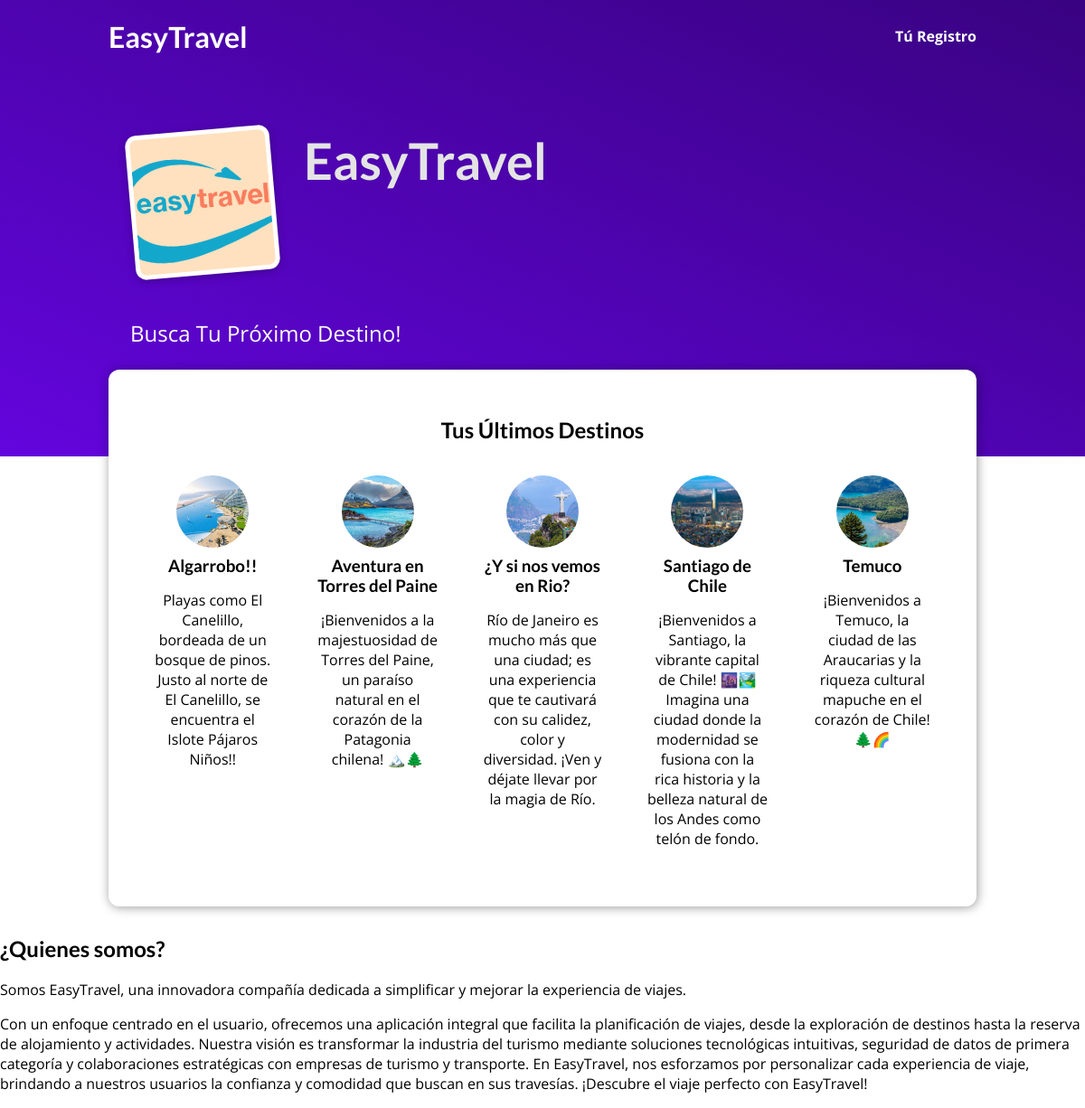
The page / on the database its author committed.
### blog/models.py (models this page shows)
class Post(models.Model):
    title = models.CharField(max_length=150)
    excerpt = models.CharField(max_length=200)
    image_name = models.CharField(max_length=100)
    date = models.DateField(auto_now=True)
    slug = models.SlugField(unique=True, db_index=True)
    content = models.TextField(validators=[MinLengthValidator(10)])
    author = models.ForeignKey(
        Author, on_delete=models.SET_NULL, null=True, related_name="posts"
    )
    tags = models.ManyToManyField(Tag)

### blog/views.py (the view)
# urls.py: path("", views.starting_page, name="starting-page"),
def starting_page(request):
    latest_posts = Post.objects.all().order_by("-date")[:6]
    return render(request, "blog/index.html", {"posts": latest_posts})

### blog/templates/blog/index.html (shortened to what this page needs)
{% extends "base.html" %}
{% load static %}
{% block css_files %}
    <link rel="stylesheet" href="{% static "blog/post.css" %} "/>
    <link rel="stylesheet" href="{% static "blog/index.css" %}"/>
{% endblock  %}
{% block content %}
    <section id="welcome">
        <header>
            <img src="{% static "blog/images/LOGO_1.png" %} " alt="Oscar - The Author Of This Blog"/>
            <h2>EasyTravel</h2>
        </header>
        <p>Busca Tu Próximo Destino!</p>
    </section>
    <section id="latest-posts">
        <h2>Tus Últimos Destinos  </h2>
        <ul>
            {% for post in posts  %}
                {% include "blog/includes/post.html" %}
            {% endfor %}
        </ul>
    </section>
    <section>
        <h2>¿Quienes somos?</h2>
        <p>
            Somos EasyTravel, una innovadora compañía dedicada a simplificar y mejorar la experiencia de viajes. </p>
        <p>Con un enfoque centrado en el usuario, ofrecemos una aplicación integral que facilita la planificación de viajes, desde la exploración de destinos hasta la reserva de alojamiento y actividades. Nuestra visión es transformar la industria del turismo mediante soluciones tecnológicas intuitivas, seguridad de datos de primera categoría y colaboraciones estratégicas con empresas de turismo y transporte. En EasyTravel, nos esforzamos por personalizar cada experiencia de viaje, brindando a nuestros usuarios la confianza y comodidad que buscan en sus travesías. ¡Descubre el viaje perfecto con EasyTravel!</p>
    </section>
{% endblock  %}

### templates/base.html (shortened to what this page needs)
{% load static %}
<!DOCTYPE html>
<html lang="en">
<head>
    <link rel="stylesheet" href=" {% static "app.css" %} ">
    {% block css_files %}{% endblock  %}
</head>
<body>
    <header id="main-navigation">
        <h1><a href="{% url "starting-page" %}">EasyTravel</a></h1>
        <nav>
            <a href="{% url "posts-page" %}">Tú Registro</a>
        </nav>
        </header>
    {% block content  %}{% endblock  %}
</body>
</html>

### blog/templates/blog/includes/post.html
{% load static %}
<li>
    <article class="post">
        <a href="{% url "post-detail-page" post.slug %}">
        <img src="{% static "blog/images/"|add:post.image_name %}" alt="{{post.title}}"/>
        <div class="post__content">
            <h3>{{post.title}}</h3>
            <p> {{post.excerpt}}</p>
        </div>
    </a>
    </article>
   </li>

### static/app.css (style rules this page uses)
* { box-sizing: border-box; }
html { font-family: 'Open Sans', 'Lato', sans-serif; }
body { margin: 0; }
h1, h2, h3 { font-family: 'Lato', sans-serif; font-weight: bold; }
#main-navigation { width: 100%; height: 5rem; display: flex; justify-content: space-between; align-items: center; padding: 0 10%; position: absolute; top: 0; left: 0; }
#main-navigation a { text-decoration: none; color: white; font-weight: bold; }

### blog/static/blog/post.css (style rules this page uses)
.post { display: flex; flex-direction: column; align-items: center; text-align: center; }
.post a { text-decoration: none; color: black; transition: all 0.2s ease; padding: 1rem; }
.post img { width: 5rem; height: 5rem; object-fit: cover; border-radius: 50%; }
.post h3 { margin: 0.25rem 0; }

### blog/static/blog/index.css (style rules this page uses)
#welcome { background: linear-gradient(to right top, #6305dd, #390281); padding: 6rem 12%; }
#welcome header { display: flex; align-items: flex-start; margin: 3rem auto; }
#welcome img { width: 10rem; height: 10rem; object-fit: cover; object-position: top; border: 5px solid white; border-radius: 12px; background-color: #ffe1bf; transform: rotateZ(-5deg); box-shadow: 0 2px 8px rgba(0, 0, 0, 0.25); }
#welcome h2 { font-size: 3.5rem; margin: 0 0 0 2rem; color: #e4e4e4; width: 10rem; }
#welcome p { color: white; font-size: 1.5rem; }
#latest-posts { background-color: white; padding: 2rem; border-radius: 12px; width: 60rem; margin: -6rem auto 2rem auto; box-shadow: 1px 1px 12px rgba(0, 0, 0, 0.4); }
#latest-posts h2 { text-align: center; }
#latest-posts ul { list-style: none; margin: 0; padding: 0; display: flex; gap: 1rem; }
#latest-posts li { flex: 1; }

### rows shown on the page
Post: image_name (picture), title "Algarrobo!!", excerpt "Playas como El Canelillo, bordeada de un bosque de pinos. Justo al norte de El Canelillo, se encuentra el Islote Pájaros Niños!!"
Post: image_name (picture), title "Aventura en Torres del Paine", excerpt "¡Bienvenidos a la majestuosidad de Torres del Paine, un paraíso natural en el corazón de la Patagonia chilena! 🏔️🌲"
Post: image_name (picture), title "¿Y si nos vemos en Rio?", excerpt "Río de Janeiro es mucho más que una ciudad; es una experiencia que te cautivará con su calidez, color y diversidad. ¡Ven y déjate llevar por la magia de Río."
Post: image_name (picture), title "Santiago de Chile", excerpt "¡Bienvenidos a Santiago, la vibrante capital de Chile! 🌆🏞️ Imagina una ciudad donde la modernidad se fusiona con la rica historia y la belleza natural de los Andes como telón de fondo."
Post: image_name (picture), title "Temuco", excerpt "¡Bienvenidos a Temuco, la ciudad de las Araucarias y la riqueza cultural mapuche en el corazón de Chile! 🌲🌈"
